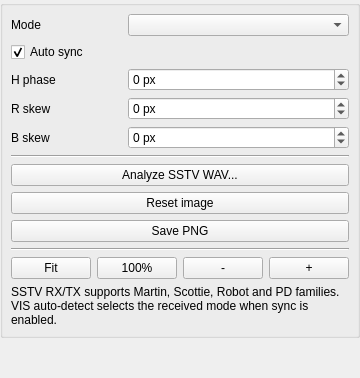
           <widget class="QWidget" name="pageSstvSettings">
            <layout class="QVBoxLayout" name="sstvSettingsLayout">
             <property name="leftMargin">
              <number>0</number>
             </property>
             <property name="topMargin">
              <number>0</number>
             </property>
             <property name="rightMargin">
              <number>0</number>
             </property>
             <property name="bottomMargin">
              <number>0</number>
             </property>
             <item>
              <widget class="QGroupBox" name="grpSstvSettings">
               <property name="title">
                <string></string>
               </property>
               <layout class="QGridLayout" name="sstvSettingsGridLayout">
                <property name="leftMargin">
                 <number>8</number>
                </property>
                <property name="topMargin">
                 <number>8</number>
                </property>
                <property name="rightMargin">
                 <number>8</number>
                </property>
                <property name="bottomMargin">
                 <number>8</number>
                </property>
                <property name="horizontalSpacing">
                 <number>6</number>
                </property>
                <property name="verticalSpacing">
                 <number>6</number>
                </property>
                <item row="0" column="0">
                 <widget class="QLabel" name="lblSstvMode">
                  <property name="text">
                   <string>Mode</string>
                  </property>
                 </widget>
                </item>
                <item row="0" column="1" colspan="2">
                 <widget class="QComboBox" name="cmbSstvMode" />
                </item>
                <item row="1" column="0" colspan="3">
                 <widget class="QCheckBox" name="chkSstvAutoSync">
                  <property name="text">
                   <string>Auto sync</string>
                  </property>
                  <property name="checked">
                   <bool>true</bool>
                  </property>
                 </widget>
                </item>
                <item row="2" column="0">
                 <widget class="QLabel" name="lblSstvHorizontalShift">
                  <property name="text">
                   <string>H phase</string>
                  </property>
                 </widget>
                </item>
                <item row="2" column="1" colspan="2">
                 <widget class="QSpinBox" name="spinSstvHorizontalShift">
                  <property name="suffix">
                   <string> px</string>
                  </property>
                  <property name="minimum">
                   <number>-320</number>
                  </property>
                  <property name="maximum">
                   <number>320</number>
                  </property>
                  <property name="singleStep">
                   <number>4</number>
                  </property>
                  <property name="value">
                   <number>0</number>
                  </property>
                 </widget>
                </item>
                <item row="3" column="0">
                 <widget class="QLabel" name="lblSstvRedShift">
                  <property name="text">
                   <string>R skew</string>
                  </property>
                 </widget>
                </item>
                <item row="3" column="1" colspan="2">
                 <widget class="QSpinBox" name="spinSstvRedShift">
                  <property name="suffix">
                   <string> px</string>
                  </property>
                  <property name="minimum">
                   <number>-96</number>
                  </property>
                  <property name="maximum">
                   <number>96</number>
                  </property>
                  <property name="singleStep">
                   <number>1</number>
                  </property>
                  <property name="value">
                   <number>0</number>
                  </property>
                 </widget>
                </item>
                <item row="4" column="0">
                 <widget class="QLabel" name="lblSstvBlueShift">
                  <property name="text">
                   <string>B skew</string>
                  </property>
                 </widget>
                </item>
                <item row="4" column="1" colspan="2">
                 <widget class="QSpinBox" name="spinSstvBlueShift">
                  <property name="suffix">
                   <string> px</string>
                  </property>
                  <property name="minimum">
                   <number>-96</number>
                  </property>
                  <property name="maximum">
                   <number>96</number>
                  </property>
                  <property name="singleStep">
                   <number>1</number>
                  </property>
                  <property name="value">
                   <number>0</number>
                  </property>
                 </widget>
                </item>
                <item row="5" column="0" colspan="3">
                 <widget class="Line" name="lineSstvActionsSection">
                  <property name="orientation">
                   <enum>Qt::Horizontal</enum>
                  </property>
                 </widget>
                </item>
                <item row="6" column="0" colspan="3">
                 <widget class="QPushButton" name="btnSstvAnalyzeWav">
                  <property name="text">
                   <string>Analyze SSTV WAV...</string>
                  </property>
                 </widget>
                </item>
                <item row="7" column="0" colspan="3">
                 <widget class="QPushButton" name="btnSstvResetImage">
                  <property name="text">
                   <string>Reset image</string>
                  </property>
                 </widget>
                </item>
                <item row="8" column="0" colspan="3">
                 <widget class="QPushButton" name="btnSstvSaveImage">
                  <property name="text">
                   <string>Save PNG</string>
                  </property>
                 </widget>
                </item>
                <item row="9" column="0" colspan="3">
                 <widget class="Line" name="lineSstvZoomSection">
                  <property name="orientation">
                   <enum>Qt::Horizontal</enum>
                  </property>
                 </widget>
                </item>
                <item row="10" column="0" colspan="3">
                 <layout class="QHBoxLayout" name="sstvZoomLayout">
                  <item>
                   <widget class="QPushButton" name="btnSstvZoomFit">
                    <property name="text">
                     <string>Fit</string>
                    </property>
                   </widget>
                  </item>
                  <item>
                   <widget class="QPushButton" name="btnSstvZoom100">
                    <property name="text">
                     <string>100%</string>
                    </property>
                   </widget>
                  </item>
                  <item>
                   <widget class="QPushButton" name="btnSstvZoomOut">
                    <property name="text">
                     <string>-</string>
                    </property>
                   </widget>
                  </item>
                  <item>
                   <widget class="QPushButton" name="btnSstvZoomIn">
                    <property name="text">
                     <string>+</string>
                    </property>
                   </widget>
                  </item>
                 </layout>
                </item>
                <item row="11" column="0" colspan="3">
                 <widget class="QLabel" name="lblSstvHint">
                  <property name="visible">
                   <bool>false</bool>
                  </property>
                  <property name="text">
                   <string>SSTV RX/TX supports Martin, Scottie, Robot and PD families. VIS auto-detect selects the received mode when sync is enabled.</string>
                  </property>
                  <property name="wordWrap">
                   <bool>true</bool>
                  </property>
                 </widget>
                </item>
               </layout>
              </widget>
             </item>
             <item>
              <spacer name="sstvSettingsSpacer">
               <property name="orientation">
                <enum>Qt::Vertical</enum>
               </property>
               <property name="sizeHint" stdset="0">
                <size>
                 <width>20</width>
                 <height>40</height>
                </size>
               </property>
              </spacer>
             </item>
            </layout>
           </widget>
